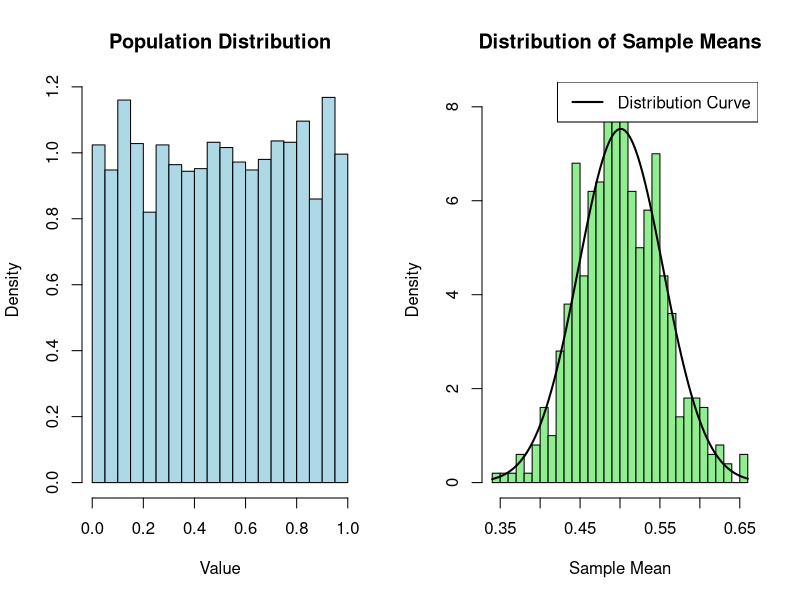

The R script that drew this image:
library(knitr)
knitr::opts_chunk$set(echo=TRUE, message=FALSE, fig.path='figures/', dpi=300, digits = 2)
options(digits = 5, scipen = 100)


# Set the random seed for reproducibility
set.seed(42)

# Generate a non-normally distributed population
population <- runif(5000, min = 0, max = 1)

# Create a histogram of the population
par(mfrow = c(1, 2))  # Set up a 1x2 grid for plotting

# Plot the histogram of the population
hist(population, breaks = 30, prob = TRUE, main = "Population Distribution",
     xlab = "Value", col = "lightblue")

# Step 2 and 3: Draw random samples and calculate sample means
sample_size <- 30
num_samples <- 500

# Empty vector to store sample means
sample_means <- c()

for (i in 1:num_samples) {
  # Take a random sample
  sample <- sample(population, size = sample_size, replace = TRUE)
  
  # Calculate the mean of the sample
  sample_means[i] <- mean(sample)
}

# For sample
x_bar <- mean(sample_means)
std <- sd(sample_means)

print('Sample Mean and Variance')
print(x_bar)
print(std**2)

# For Population
mu <-mean(population)
sigma <- sd(population)

print('Population Mean and Variance')
print(mu)
print((sigma**2)/sample_size)

# Plot the histogram of sample means
hist(sample_means, breaks = 30, prob = TRUE, main = "Distribution of Sample Means",
     xlab = "Sample Mean", col = "lightgreen")

# Overlay density curves
curve(dnorm(x, mean = x_bar, sd = std), col = "black", lwd = 2, add = TRUE)

# Add labels and legends
legend("topright", legend = c("Distribution Curve"),
       col = c("black"), lwd = 2)

# Reset the plot layout
par(mfrow = c(1, 1))

